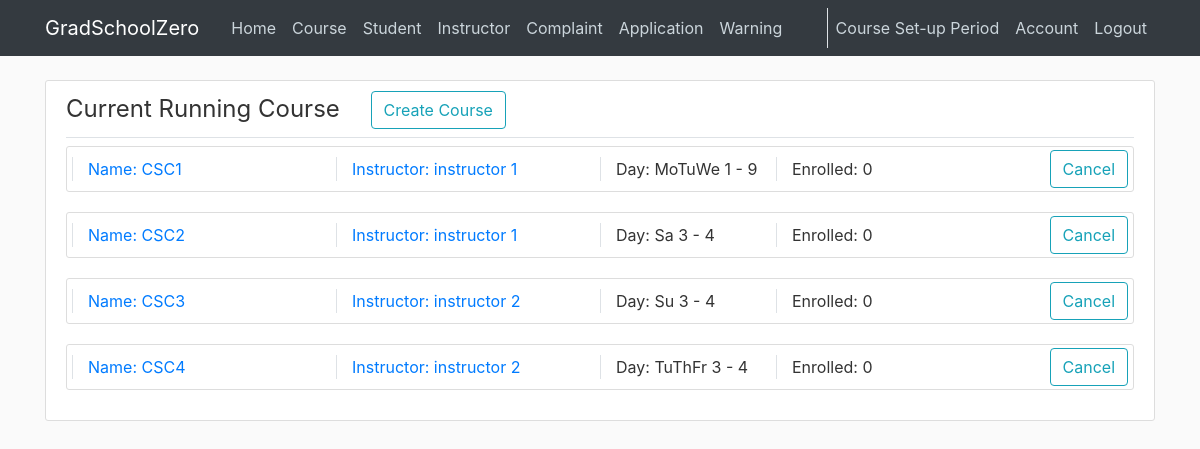
The app's page /course/list (signed in) with its own data.
### cunyzero/models.py (models this page shows, shortened)
class Period(db.Model):#set-up, registration, running, or grading period
    id = db.Column(db.Integer, primary_key=True)
    period = db.Column(db.Integer, nullable = False, default=0)#periods passed
    def getPeriodName(self):# returns set-up, registration, running, or grading period
        remainder = self.period % 4
        if remainder==0:
            return "Course Set-up Period"

class Course(db.Model):
    id = db.Column(db.Integer, primary_key=True)
    instructorId = db.Column(db.Integer, db.ForeignKey('instructor.ownerId'))
    coursename = db.Column(db.String(20), nullable = False)
    creationPeriod = db.Column(db.Integer, nullable = True)#for period/semester task logic
    startPeriod = db.Column(db.Integer, nullable = False)#1-9
    endPeriod = db.Column(db.Integer, nullable = False)#1-9
    dayofweek = db.Column(db.String(30), nullable = False)#mo,tu,we,th,fr,sa,su if missing use --
    capacity = db.Column(db.Integer, default=30)
    status = db.Column(db.String(20), nullable = False, default="Open")#status like open, finished, cancelled, etc.
    waitListCapacity = db.Column(db.Integer, default=30)
    rating = db.Column(db.Float, default=None, nullable = True)# ^
    studentcourses = db.relationship('StudentCourse', backref='course', lazy=True)
    def getInstructorName(self):
        instructor = Instructor.query.get(self.instructorId)
        return instructor.firstname + " " + instructor.lastname
    def getEnrolledTotal(self):
        return StudentCourse.query.filter_by(courseId=self.id, waiting=False).count()

class Instructor(db.Model):
    ownerId = db.Column(db.Integer, primary_key=True)
    status = db.Column(db.String(20), default='Employed')#fired, suspended, etc.
    firstname = db.Column(db.String(30), nullable=False)
    lastname = db.Column(db.String(30), nullable=False)
    warning = db.Column(db.Integer, nullable = False, default=0)
    user = db.relationship('User', backref='instructorOwner', lazy=True)
    warnings = db.relationship('Warning', backref='targetInstructor', lazy=True)
    courses = db.relationship('Course', backref='instructor', lazy=True)

### cunyzero/routes.py (the view, shortened to what this page needs)
@login_required
@app.route('/course/list', methods=['GET', 'POST'])
def course_manage():
    current_courses = Course.query.filter_by(status="Open")
    past_courses = Course.query.filter_by(status="Finished")
    courseId = request.form.get("Cancel")
    period = Period.query.all()[0].getPeriodName()
    return render_template("course-manage.html", title="Course Management", current_courses=current_courses,
                           past_courses=past_courses)

### cunyzero/models.py (called while the page is built)
@login_manager.user_loader
def load_user(user_id):
    return User.query.get(int(user_id))

    def getPeriodName(self):
        return Period.query.all()[0].getPeriodName()

### cunyzero/templates/course-manage.html (shortened to what this page needs)
{% extends "layout.html" %}
{% block content %}
    <div class="content-section">
        <legend class="border-bottom pb-2">
            <span class="mr-4"> Current Running Course </span>
            {% if current_user.role == "Admin" %}
                <a class="btn btn-outline-info" style="text-decoration: none;" href="{{ url_for('create_course')}}">
                    Create Course
                </a>
            {% endif %}
        </legend>
        {% for current_course in current_courses %}
            <article class="media content-section col-md-12">
                <div class="media-body row" style="position: relative; align-items: center">
                {% if current_user.role == "Admin" %}
                    <a class="col-md-3 border-left" href="{{ url_for('course_review',course_Id=current_course.id)}}">
                        Name: {{ current_course.coursename}}
                    </a>
                    <a class="col-md-3 border-left" href="{{ url_for('individual_review',role='Instructor',owner_id=current_course.instructorId)}}">
                        Instructor:  {{ current_course.getInstructorName() }}
                    </a>
                {% endif %}
                <div class="col-md-2 border-left">
                    Day: {{ current_course.dayofweek }}
                    {{ current_course.startPeriod }} - {{ current_course.endPeriod }}
                </div>
                <div class="col-md-2 border-left">
                    Enrolled: {{ current_course.getEnrolledTotal()}}
                </div>
                {% if current_user.role == "Admin" %}
                    <form method="POST">
                        <button type="submit" name="Cancel" value="{{current_course.id}}" class="btn btn-outline-info" style="position: absolute; top: -7px; right:0">
                            Cancel
                        </button>
                    </form>
                {% endif %}
                </div>
            </article>
        {% endfor %}
    </div>
{% endblock content %}

### cunyzero/templates/layout.html (shortened to what this page needs)
<!DOCTYPE html>
<html lang="en">
<head>
    <link rel="stylesheet" href="https://maxcdn.bootstrapcdn.com/bootstrap/4.0.0/css/bootstrap.min.css">
    <link rel="stylesheet" type="text/css" href="{{ url_for('static', filename='main.css') }}">
    <link rel="stylesheet" type="text/css" href="{{ url_for('static', filename='uicons-regular-rounded.css') }}">
</head>
<body id="bootstrap-overrides">
    <header class="site-header">
        <nav class="navbar navbar-expand-md navbar-dark bg-dark fixed-top">
            <div class="container">
                <a class="navbar-brand mr-4" href="/">GradSchoolZero</a>
                <div class="collapse navbar-collapse" id="navbarToggle">
                    <div class="navbar-nav mr-auto">
                        <a class="nav-item nav-link" href="{{ url_for('home') }}">Home</a>
                        {% if current_user.is_authenticated %}
                            {% if current_user.role == 'Visitor' %}
                                <a class="nav-item nav-link" href="{{ url_for('course_manage') }}">Course</a>
                                <a class="nav-item nav-link" href="{{ url_for('instructor_manage') }}">Instructor</a>
                            {% elif current_user.role == 'Admin' %}
                                <a class="nav-item nav-link" href="{{ url_for('course_manage') }}">Course</a>
                                <a class="nav-item nav-link" href="{{ url_for('student_manage') }}">Student</a>
                                <a class="nav-item nav-link" href="{{ url_for('instructor_manage') }}">Instructor</a>
                                <a class="nav-item nav-link" href="{{ url_for('complaint_manage') }}">Complaint</a>
                                <a class="nav-item nav-link" href="{{ url_for('application_manage') }}">Application</a>
                                <a class="nav-item nav-link" href="{{ url_for('review_warning_page') }}">Warning</a>
                            {% endif %}
                        {% endif %}
                    </div>
                    <div class="border-left navbar-nav">
                        {% if current_user.is_authenticated %}
                            {% if current_user.role == 'Visitor' %}
                                <a class="nav-item nav-link" href="{{ url_for('enrollment_application') }}">Enrollment</a>
                                <a class="nav-item nav-link" href="{{ url_for('logout') }}">Logout</a>
                            {% else %}
                                {% if current_user.role == "Admin" %}
                                    <a class="nav-item nav-link" href="{{ url_for('change_period') }}">{{current_user.getPeriodName()}}</a>
                                {% else %}
                                     <a class="nav-item nav-link">{{current_user.getPeriodName()}}</a>
                                {% endif %}
                                <a class="nav-item nav-link" href="{{ url_for('account') }}">Account</a>
                                <a class="nav-item nav-link" href="{{ url_for('logout') }}">Logout</a>
                            {% endif %}
                        {% else %}
                            <a class="nav-item nav-link" href="{{ url_for('login') }}">Login</a>
                            <a class="nav-item nav-link" href="{{ url_for('register') }}">Register</a>
                        {% endif %}
                    </div>
                </div>
            </div>
        </nav>
    </header>
    <main role="main" class="container">
        <div class="row">
            <div class="col-md-12">
                {% block content %}{% endblock %}
            </div>
        </div>
    </main>
</body>
</html>

### cunyzero/static/main.css (style rules this page uses)
body { background: #fafafa; color: #333333; margin-top: 5rem; }
.site-header .navbar-nav .nav-link { color: #cbd5db; }
.content-section { background: #ffffff; padding: 10px 20px; border: 1px solid #dddddd; border-radius: 3px; margin-bottom: 20px; }

### records on screen
Period: getPeriodName "Course Set-up Period"
Course: coursename "CSC1", getInstructorName "instructor 1", dayofweek "MoTuWe", startPeriod "1", endPeriod "9", getEnrolledTotal "0", {{ current_course.id }} 13002510 (drawn)
Course: coursename "CSC2", getInstructorName "instructor 1", dayofweek "Sa", startPeriod "3", endPeriod "4", getEnrolledTotal "0", {{ current_course.id }} 22591606 (drawn)
Course: coursename "CSC3", getInstructorName "instructor 2", dayofweek "Su", startPeriod "3", endPeriod "4", getEnrolledTotal "0", {{ current_course.id }} 30224110 (drawn)
Course: coursename "CSC4", getInstructorName "instructor 2", dayofweek "TuThFr", startPeriod "3", endPeriod "4", getEnrolledTotal "0", {{ current_course.id }} 45943393 (drawn)
